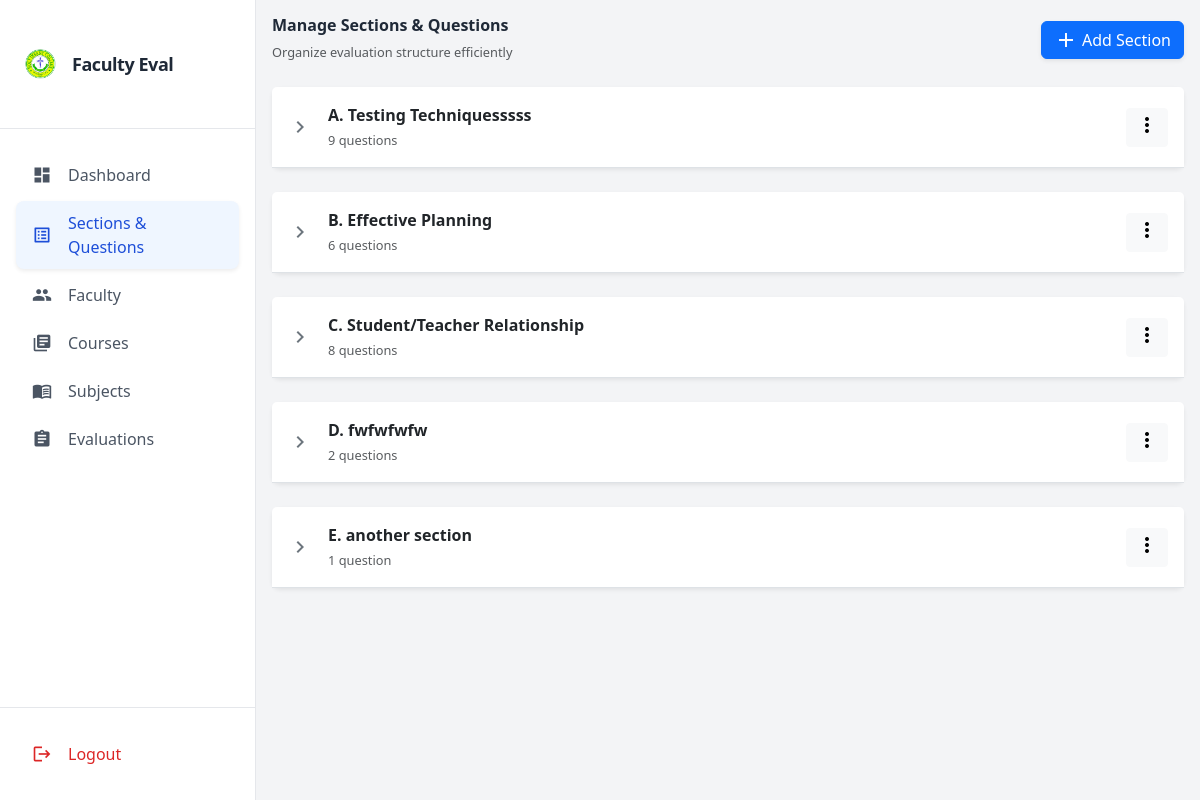
The app's page /sections/ (signed in) with its own data.
### evaluation/models.py (models this page shows, shortened)
class Section(models.Model):
    prefix = models.CharField(max_length=1, unique=True)
    title = models.CharField(max_length=255)

### evaluation/views.py (the view)
# urls.py: path('sections/', views.sections_list, name='sections_list'),
@login_required(login_url='admin_login')
def sections_list(request):
    sections = Section.objects.prefetch_related('questions').all()
    return render(request, 'admins/sections.html', {'sections': sections})

### templates/admins/sections.html (shortened to what this page needs)
{% extends 'admins/base.html' %}
{% load static %}
{% block content %}
<div class="d-flex justify-content-between align-items-center mb-4 flex-wrap gap-2">
    <div>
        <h2 class="fw-bold mb-1">Manage Sections & Questions</h2>
        <small class="text-muted">Organize evaluation structure efficiently</small>
    </div>
    <button id="showAddSectionForm" class="btn btn-primary d-flex align-items-center gap-1 shadow-sm">
        <i class="material-icons">add</i> Add Section
    </button>
</div>
{% for section in sections %}
<div class="card mb-4 shadow-sm border-0 rounded-3">
    <div class="card-header d-flex justify-content-between align-items-center px-3 py-3 bg-white border-bottom section-header"
         data-section-id="{{ section.id }}" role="button">
        <div class="d-flex align-items-center gap-3">
            <i class="material-icons arrow-icon text-secondary rotate">chevron_right</i>
            <div>
                <div class="fw-semibold text-dark">
                    {{ section.prefix }}. {{ section.title }}
                </div>
                <small class="text-muted">
                    {{ section.questions.count }} question{{ section.questions.count|pluralize }}
                </small>
            </div>
        </div>
        <div class="dropdown">
            <button class="btn btn-sm btn-light" data-bs-toggle="dropdown" onclick="event.stopPropagation()">
                <i class="material-icons">more_vert</i>
            </button>
        </div>
    </div>
</div>
{% endfor %}
{% endblock %}

### templates/admins/sections.html (style rules this page uses)
.arrow-icon { transition: transform .3s ease; }

### records on screen
Section: prefix "A", title "Testing Techniquesssss", questions.count "9"
Section: prefix "B", title "Effective Planning", questions.count "6"
Section: prefix "C", title "Student/Teacher Relationship", questions.count "8"
Section: prefix "D", title "fwfwfwfw", questions.count "2"
Section: prefix "E", title "another section", questions.count "1"
